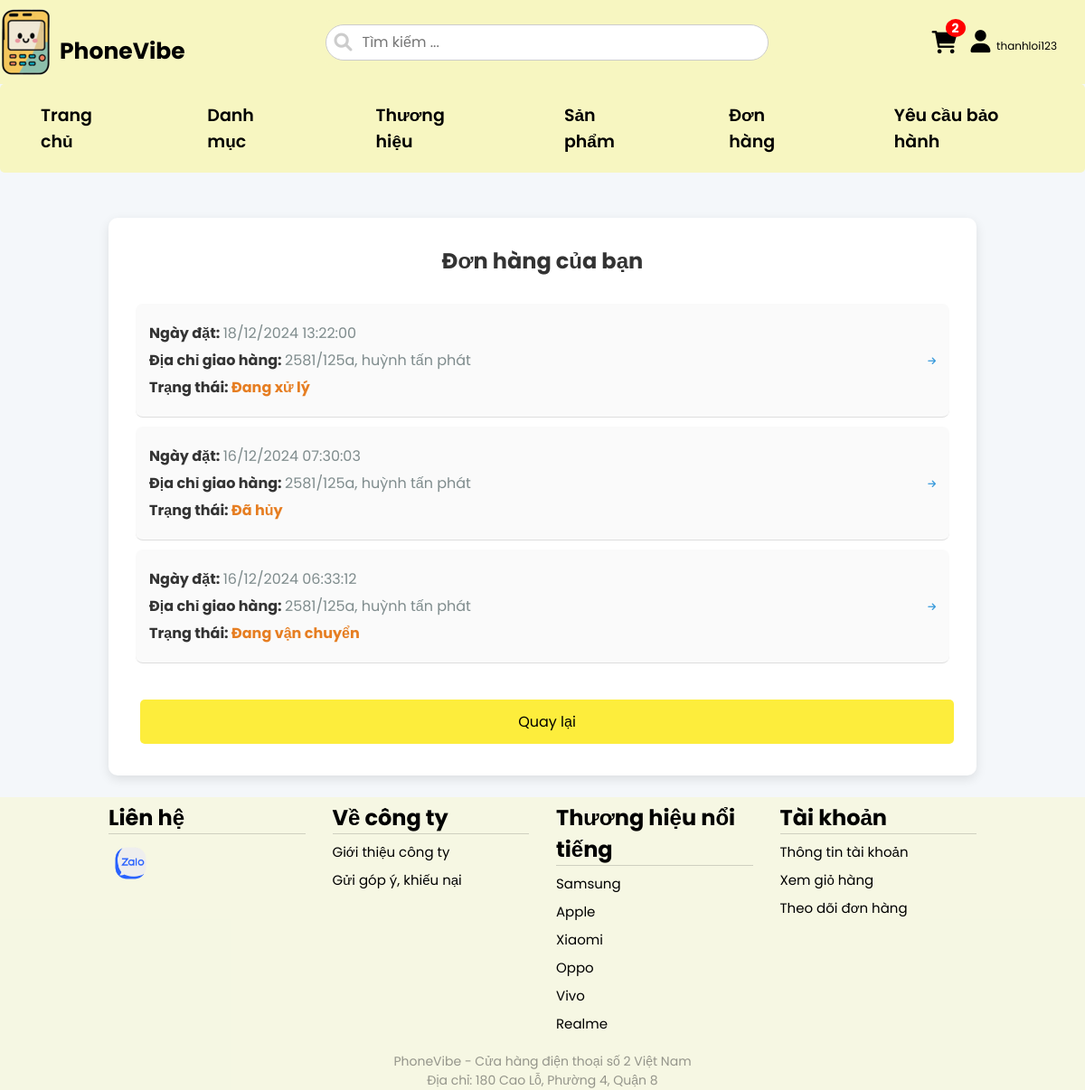
/order.php (signed in), run on the app's committed database.
### tables this page shows
CREATE TABLE IF NOT EXISTS `users` (
  `id` int NOT NULL AUTO_INCREMENT,
  `Username` varchar(100) NOT NULL,
  `Password` varchar(255) NOT NULL,
  `Code` varchar(50) DEFAULT NULL,
  `FullName` varchar(100) NOT NULL,
  `Email` varchar(100) DEFAULT NULL,
  `Phone` varchar(20) DEFAULT NULL,
  `Address` varchar(255) DEFAULT NULL,
  `RoleID` int DEFAULT NULL,
  `user_status` varchar(50) NOT NULL,
  PRIMARY KEY (`id`),
  KEY `RoleID` (`RoleID`)
);

CREATE TABLE IF NOT EXISTS `orders` (
  `id` int NOT NULL AUTO_INCREMENT,
  `CustomerID` int DEFAULT NULL,
  `Status` varchar(50) DEFAULT NULL,
  `ShippingAddress` varchar(255) DEFAULT NULL,
  `OrderDate` timestamp NOT NULL,
  PRIMARY KEY (`id`),
  KEY `CustomerID` (`CustomerID`)
);

CREATE TABLE IF NOT EXISTS `brands` (
  `id` int NOT NULL AUTO_INCREMENT,
  `BrandName` varchar(100) NOT NULL,
  PRIMARY KEY (`id`)
);

### order.php (the view, shortened to what this page needs)
<?php
require("config.php");
$user_email = isset($_SESSION['user_email']) ? $_SESSION['user_email'] : null;
$stmt = $pdo->prepare("SELECT id, FullName FROM users WHERE email = :user_email");
$stmt->execute(['user_email' => $user_email]);
$user = $stmt->fetch(PDO::FETCH_ASSOC);
$customer_id = $user['id'];
$stmt = $pdo->prepare("SELECT o.id, o.Status, o.ShippingAddress, o.OrderDate
                       FROM orders o
                       WHERE o.CustomerID = :customer_id
                       ORDER BY o.OrderDate DESC");
$stmt->execute(['customer_id' => $customer_id]);
$orders = $stmt->fetchAll(PDO::FETCH_ASSOC);
?>
<!DOCTYPE html>
<html lang="en">
<head>
    <link rel="stylesheet" href="https://cdnjs.cloudflare.com/ajax/libs/font-awesome/6.0.0-beta3/css/all.min.css">
    <link rel="stylesheet" href="css/style.css">
</head>
    <?php
        include("include/header.php");
    ?>
<body>
<div class="container">
        <div class="order-container">
            <h3>Đơn hàng của bạn</h3>
            <?php if (empty($orders)): ?>
                <p style="text-align: center; font-size: 1.4rem;">Chưa có đơn hàng nào.</p>
            <?php else: ?>
                <?php foreach ($orders as $order): ?>
                    <a href="orderdetail.php?order_id=<?php echo $order['id']; ?>">
                        <div class="order-item">
                            <div class="order-item-info">
                                <p><strong>Ngày đặt: </strong><?php echo date('d/m/Y H:i:s', strtotime($order['OrderDate'])); ?></p>
                                <p><strong>Địa chỉ giao hàng: </strong><?php echo $order['ShippingAddress']; ?></p>
                                <p><strong>Trạng thái: </strong><span class="status"><?php echo $order['Status']; ?></span></p>
                            </div>
                            <i class="fas fa-arrow-right" style="color: #3498db;"></i>
                        </div>
                    </a>
                <?php endforeach; ?>
            <?php endif; ?>
            <a href="index.php"><button class="back-btn">Quay lại</button></a>
        </div>
    </div>
    <?php
        include("include/footer.php");
    ?>
</body>
</html>

### include/header.php (shortened to what this page needs)
<?php
require "config.php";
$user_email = isset($_SESSION['user_email']) ? $_SESSION['user_email'] : '';
$stmt = $pdo->prepare("SELECT * FROM users a JOIN roles r on a.RoleID=r.id where a.Email=:Email");
$stmt->execute([":Email" => $user_email]);
$result = $stmt->fetchAll(PDO::FETCH_ASSOC);
if (isset($_SESSION['user_email'])) {
    $user_email = $_SESSION['user_email'];
    $stmt = $pdo->prepare("SELECT id FROM users WHERE email = :email");
    $stmt->execute(['email' => $user_email]);
    $user = $stmt->fetch(PDO::FETCH_ASSOC);
    if ($user) {
        $user_id = $user['id'];
        $stmt = $pdo->prepare("SELECT COUNT(*) as cart_count FROM carts WHERE CustomerID = :user_id");
        $stmt->execute(['user_id' => $user_id]);
        $cart = $stmt->fetch(PDO::FETCH_ASSOC);
        $cart_count = $cart['cart_count'];
    } else {
        $cart_count = 0;
    }
} else {
    $cart_count = 0;
}
?>
<header>
    <div class="header">
        <div class="header-1">
            <a href="index.php" class="logo">
                <img src="./img/logo_PhoneVibe.png" alt=""><span>PhoneVibe</span>
            </a>
            <form method="GET" action="product.php" class="search-form">
                <input type="search" name="search" id="search-box" placeholder="Tìm kiếm ..." value="<?= isset($_GET['search']) ? htmlspecialchars($_GET['search']) : ''; ?>">
                <label for="search-box" class="search-icon"><i class="fa-solid fa-magnifying-glass"></i></label>
            </form>
            <div class="icons icons-accept" style="padding: 0 16px;">
                <a href="../cart.php" class="fas fa-shopping-cart" aria-hidden="true">
                    <?php if ($cart_count > 0): ?>
                        <span class="cart-count"><?= $cart_count; ?></span>
                    <?php else: ?>
                        <span class="cart-count">0</span>
                    <?php endif; ?>
                </a>
                <?php if (isset($_SESSION['user_email'])): ?>
                    <div class="user-icon">
                        <a href="#" id="user-btn" class="fas fa-user" aria-hidden="true"></a>
                        <?php
                            foreach ($result as $row){
                                ?>
                                <span style="font-size: 1.2rem;"><?php echo $row['Username']; ?></span>
                                <?php
                            }
                        ?>
                    </div>
                <?php else: ?>
                    <a href="account/login.php" id="login-btn" class="fas fa-user" aria-hidden="true"></a>
                <?php endif; ?>
            </div>
        </div>
    </div>
</header>
<div class="menu">
    <ul>
        <li><a href="index.php">Trang chủ</a></li>
        <li><a href="">Danh mục</a>
        </li>
        <li><a href="">Thương hiệu</a>
                <?php
                    $stm = $pdo->prepare("SELECT id, BrandName FROM brands");
                    $stm->execute();
                    $stmt = $stm->fetchAll(PDO::FETCH_ASSOC);
                        ?>
        </li>
        <li><a href="../product.php?category_id=4">Sản phẩm</a></li>
        <li><a href="../order.php">Đơn hàng</a></li>
        <li><a href="../warranty.php">Yêu cầu bảo hành</a></li>
    </ul>
</div>

### include/footer.php (shortened to what this page needs)
<footer>
        <div class="footer-content">
            <div class="contact">
                <h2>Liên hệ</h2>
                <span class="contact-icon-zalo"><a href=""><img src="img/zl.png" alt=""></a></span>
            </div>
            <div class="about">
                <h2>Về công ty</h2>
                <p><a href="#">Giới thiệu công ty</a></p>
                <p><a href="#">Gửi góp ý, khiếu nại</a></p>
            </div>
            <div class="other">
                <h2>Thương hiệu nổi tiếng</h2>
                <?php
                    $stmt = $pdo->prepare("SELECT id, BrandName FROM brands");
                    $stmt->execute();
                    $brands = $stmt->fetchAll(PDO::FETCH_ASSOC);
                    foreach($brands as $brand){
                        ?>
                            <p><a href="product.php?category_id=4&brand_id=<?php echo $brand['id']; ?>"><?php echo $brand['BrandName']; ?></a></p>
                        <?php
                    }
                ?>
            </div>
            <div class="account">
                <h2>Tài khoản</h2>
                <p><a href="../account.php">Thông tin tài khoản</a></p>
                <p><a href="../cart.php">Xem giỏ hàng</a></p>
                <p><a href="../order.php">Theo dõi đơn hàng</a></p>
            </div>
        </div>
        <div class="address">
            <p>PhoneVibe - Cửa hàng điện thoại số 2 Việt Nam</p>
            <p>Địa chỉ: 180 Cao Lỗ, Phường 4, Quận 8</p>
        </div>
    </footer>

### css/style.css (style rules this page uses)
body { margin: 0; padding: 0; width: 100%; }
* { font-family: "Poppins", sans-serif; margin: 0;padding: 0; box-sizing: border-box; outline: none; border: none; text-decoration: none; transition:all .2s linear; }
a { color: black; }
html { font-size: 62.5%; overflow-x: hidden; scroll-padding-top: 5rem; scroll-behavior: smooth; }
.header .header-1 { background: rgb(247, 246, 193); padding:1.5rem 9%; display: flex; align-items: center; justify-content: space-between; padding: 10px 0; }
.container { width: 80%; margin: 0 auto; }
.logo { display: flex; align-items: center; }
.logo img { margin-right: 10px; }
.logo span { margin-top: 2rem; font-size: 2.5rem; }
.header .header-1 .logo { font-size: 2.5rem; font-weight: bolder; color:var(--black); }
.header .header-1 .search-form { width:50rem; height: 5rem; border: var(--border); overflow: hidden; background: rgb(247, 246, 193); display: flex; align-items: center; padding-right: 10px; border-radius: .5rem; }
.search-form { position: relative; width: 100%; }
.search-form input { font-size: 1.6rem; padding: 0 1.2rem; height: 40px; width: 100%; text-transform: none; color: var(--black); border: 1px solid #ccc; border-radius: 20px; padding-left: 40px; }
.search-form label { font-size: 2rem; color: #ccc; position: absolute; top: 50%; left: 10px; transform: translateY(-50%); cursor: pointer; }
.header .header-1 .icons div { font-size: 2.5rem; margin-left: 1.5rem; color:var(--black); cursor: pointer; }
.header .header-1 .icons a { font-size: 2.5rem; color:var(--black); cursor: pointer; }
.header-1 { display: flex; align-items: center; }
.icons { display: flex; gap: 10px; }
.user-icon { position: relative; margin: -6px 15px; }
.user-icon:after { content: ''; position: absolute; top: 100%; right: 0; width: 30px; height: 20px; border-radius: 5px; z-index: 999; transform: translateX(-50%); }
.user-icon .fas.fa-user { cursor: pointer; margin-left: -10px; }
a.fas.fa-shopping-cart { position: relative; }
.cart-count { position: absolute; top: -13px; right: -9px; background-color: red; color: white; font-size: 14px; font-weight: bold; padding: 3px 7px; border-radius: 50%; display: flex; align-items: center; justify-content: center; }
footer { width: 100%; background-color: rgb(247, 246, 193, 0.4); }
.footer-content { width: 80%; margin: 0 auto; display: flex; gap: 30px; }
.contact, .about, .other, .account { margin-top: 5px; width: 25%; }
.contact h2, .about h2, .other h2, .account h2 { font-size: 2.4rem; border-bottom: 1px solid rgb(51, 51, 51, 0.2); }
.contact img { width: 20%; margin-top: 10px; }
.contact-icon-fb, .contact-icon-zalo { width: 20%; }
.about p, .other p, .account p { font-size: 1.5rem; margin-top: 8px; }
.address { text-align: center; margin-top: 20px; font-size: 1.4rem; color: rgb(51, 51, 51, 0.5); }
.menu { background-color: rgb(247, 246, 193); font-family: Arial, sans-serif; text-align: center; border-radius: 5px; position: relative; }
.menu ul { list-style-type: none; margin: 0; padding: 0; display: flex; justify-content: center; }
.menu ul li { padding: 10px 30px; display: inline-block; text-align: left; position: relative; }
.menu ul li:last-child { margin-right: 0; }
.menu a { color: black; text-decoration: none; padding: 10px 15px; display: block; font-size: 1.9rem; font-weight: 600; transition: background-color 0.3s, color 0.3s; border-radius: 5px; }
button { background-color: #4CAF50; color: white; padding: 10px 20px; border: none; border-radius: 5px; cursor: pointer; font-size: 1rem; margin: 5px; }

### data on the page
users: Username "thanhloi123"
orders: OrderDate "18/12/2024 13:22:00", ShippingAddress "2581/125a, huỳnh tấn phát", Status "Đang xử lý"
orders: OrderDate "16/12/2024 07:30:03", ShippingAddress "2581/125a, huỳnh tấn phát", Status "Đã hủy"
orders: OrderDate "16/12/2024 06:33:12", ShippingAddress "2581/125a, huỳnh tấn phát", Status "Đang vận chuyển"
brands: BrandName "Samsung"
brands: BrandName "Apple"
brands: BrandName "Xiaomi"
brands: BrandName "Oppo"
brands: BrandName "Vivo"
brands: BrandName "Realme"

### other printed values
$cart_count "2"
